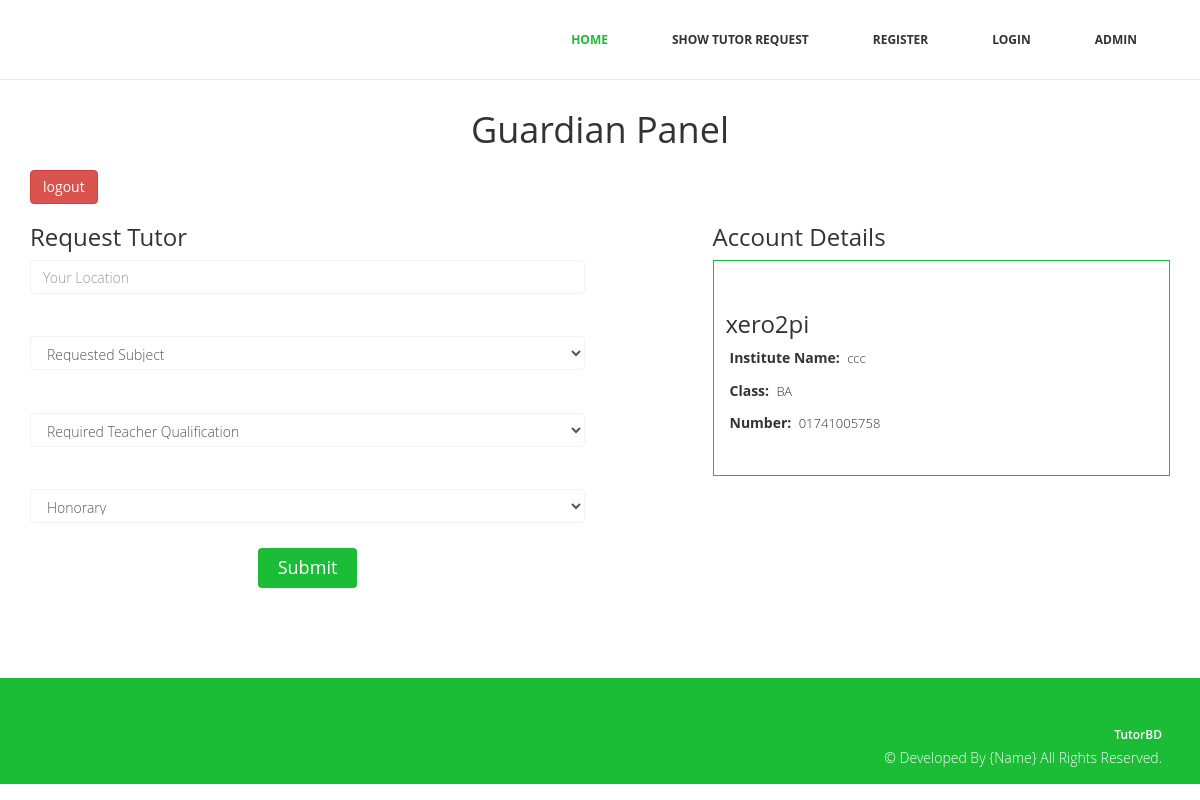
/studentadmin.php (signed in), run on the app's committed database.
### tables this page shows
CREATE TABLE `student` (
  `id` int(6) NOT NULL,
  `password` varchar(50) NOT NULL,
  `username` varchar(50) NOT NULL,
  `name` varchar(100) NOT NULL,
  `mobile` varchar(11) NOT NULL,
  `institute_name` varchar(100) NOT NULL,
  `class` varchar(50) NOT NULL
);

### studentadmin.php (the view, shortened to what this page needs)
<?php include("header.php"); ?>
<?php
	include("inc/constant.php");
	$email=$_SESSION['email'];
	$sql = "SELECT *  FROM student WHERE username='$email'";
	$result = $conn->query($sql);
if ($result->num_rows > 0) {
    while($row = $result->fetch_assoc()) {
	$name=$row["name"];
	$institute_name=$row["institute_name"];
	$number=$row["mobile"];
	$class=$row["class"];
	}
}
else {
echo "fff";}
 ?>
<section id="contact-page">
    <div class="container">
       <div class="center">
        <h2>Guardian  Panel</h2>
        </div>
      <div class="center"> <a class="btn btn-danger"href="inc/logout.php">logout</a>
        </div>
   <div class="row">
				<div class="col-md-6">
		<h3> Request Tutor </h3>
          <div class="contactForm">
			<div class="form-group">
              <input  class="form-control" type="text"   name="location" id="location" placeholder="Your Location" required="required" />
            </div>
			  <div class="form-group">
						<label for="">Subject</label>
						<select class="form-control" name="subject" id="subject">
						  <option>Requested Subject</option>
						</select>
			</div>
			   <div class="form-group">
						<label for="">Qualification</label>
						<select class="form-control" name="qualification" id="qualification">
						  <option>Required Teacher Qualification</option>
						</select>
			</div>
			    <div class="form-group">
						<label for="">Honorary</label>
						<select class="form-control" name="honorary" id="honorary">
						  <option>Honorary</option>
						</select>
			</div>
            <div class="text-center"><button type="submit" name="submit" id="submit" class="btn btn-primary btn-lg" >Submit </button></div>
          </div>
			</div>
	<div class="col-md-1"></div>
				<div class="col-md-5 teacherinfo">
					<h3>Account Details </h3>
	<div class="single-tutor">
		<div class="tutor-are">
				<div class=""><h3><?php echo $name ?></h3></div>
		</div>
			<p><span>Institute Name:</span> <?php echo $institute_name ?></p>
			<p><span>Class:</span> <?php echo $class ?></p>
			<p><span>Number:</span> <?php echo $number ?></p>
		</div>
				</div>
   </div>
      </div>
  </section>
<?php include("footer.php"); ?>

### css/style.css (style rules this page uses)
body { font-family:'Open Sans', Arial, sans-serif; font-size:14px; font-weight:300; line-height:1.6em; color:#fff; background-color:#fff; overflow-x:hidden; }
hi,h2,h3,h4,h5,h6 { color:#333; line-height:1.1em; }
p { color:#333; font-size:13px; }
a { text-decoration:none; transition: all 0.1s ease-in-out; -moz-transition: all 0.1s ease-in-out; -webkit-transition: all 0.1s ease-in-out; -o-transition: all 0.1s ease-in-out; outline: none; color:#333; }
.btn-primary { padding: 8px 20px; background: #1BBD36; color: #fff; border-radius: 4px; border:none; margin-top: 10px; }
#contact-page { padding-top: 0; background:#fff; margin-bottom:50px; }
.form-group .form-control { padding: 7px 12px; border-color:#f2f2f2; box-shadow: none; }
.center h2 { font-size: 36px; margin-top: 0; margin-bottom: 20px; text-align:center; }
.single-tutor { float: left; width: 100%; border: 1px solid #1BBD36; padding: 30px 12px; }
.single-tutor span { font-size: 14px; font-weight: bold; padding: 4px; }
#contact-page { margin-top: 110px; font-size: la; float: left; width: 100%; }
.teacherinfo { color:#000!important; }

### data on the page
student: name "xero2pi", institute_name "ccc", class "BA", mobile "01741005758"
